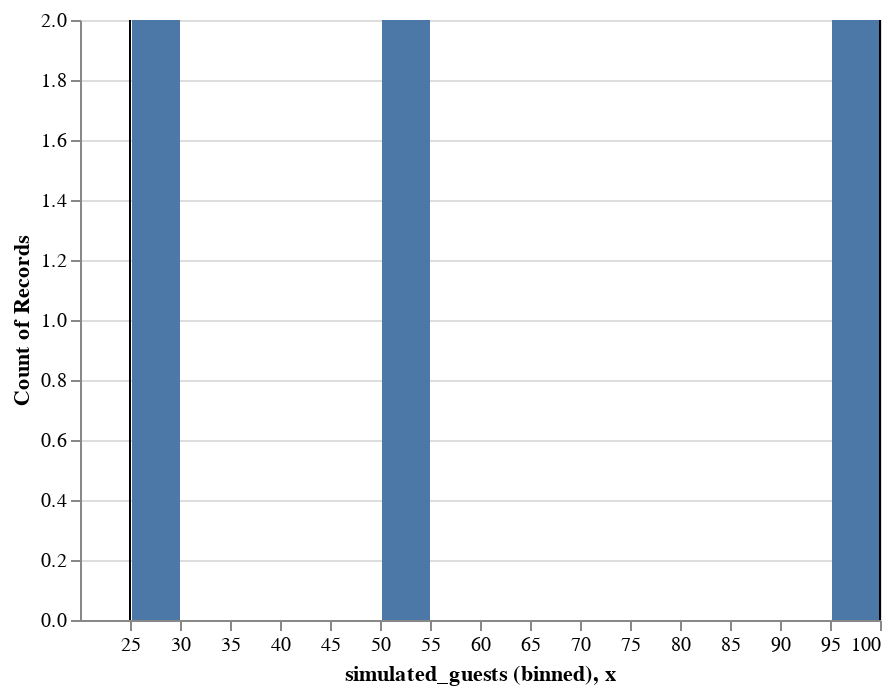

Source (notebook cell):
### Code cell
small_hist = viz_possible_guests(small_party)
small_hist

### Figure 1 — Vega-Lite specification as saved in the notebook (floating-point values rounded to 4 significant figures)
{"config": {"view": {"continuousWidth": 400, "continuousHeight": 300}}, "layer": [{"data": {"name": "data-b4f8bce31fbe098b8f7d74ab92246cdf"}, "mark": "bar", "encoding": {"x": {"type": "quantitative", "bin": {"maxbins": 30}, "field": "simulated_guests"}, "y": {"type": "quantitative", "aggregate": "count"}}}, {"data": {"name": "data-4772a9e561f172bd65c04c75d904fa1f"}, "mark": "rule", "encoding": {"x": {"type": "quantitative", "field": "x"}}}, {"data": {"name": "data-7a5e259974a84e49466ef39dd82bd22b"}, "mark": "rule", "encoding": {"x": {"type": "quantitative", "field": "x"}}}], "$schema": "https://vega.github.io/schema/vega-lite/v4.8.1.json", "datasets": {"data-b4f8bce31fbe098b8f7d74ab92246cdf": [{"simulated_guests": 25}, {"simulated_guests": 25}, {"simulated_guests": 50}, {"simulated_guests": 50}, {"simulated_guests": 100}, {"simulated_guests": 100}], "data-4772a9e561f172bd65c04c75d904fa1f": [{"x": 25}], "data-7a5e259974a84e49466ef39dd82bd22b": [{"x": 100}]}}
